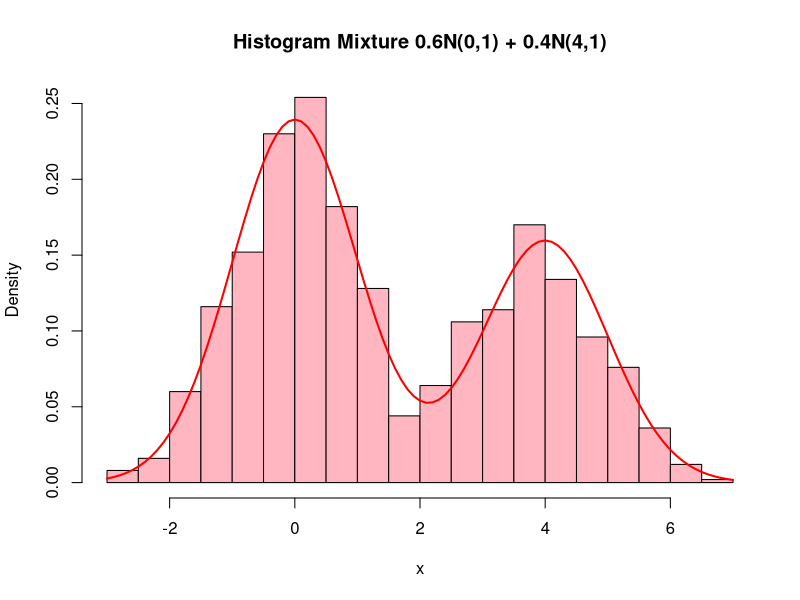
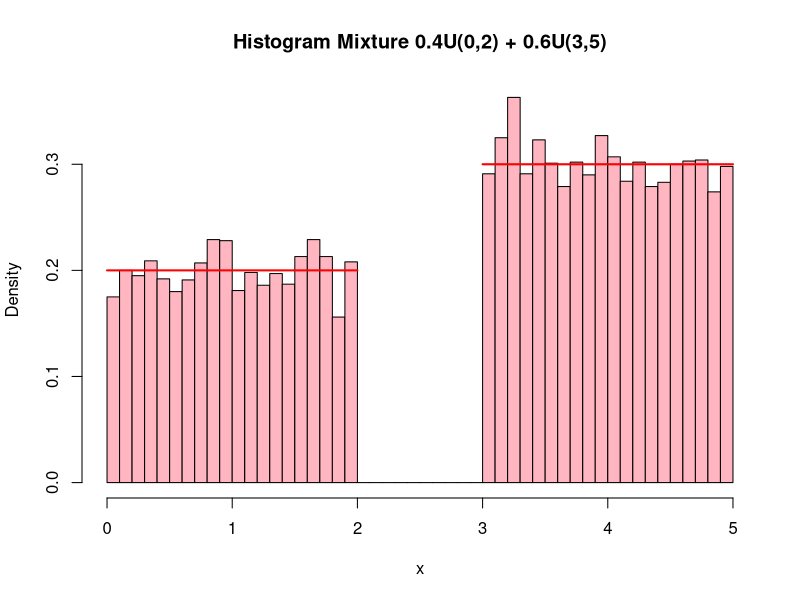
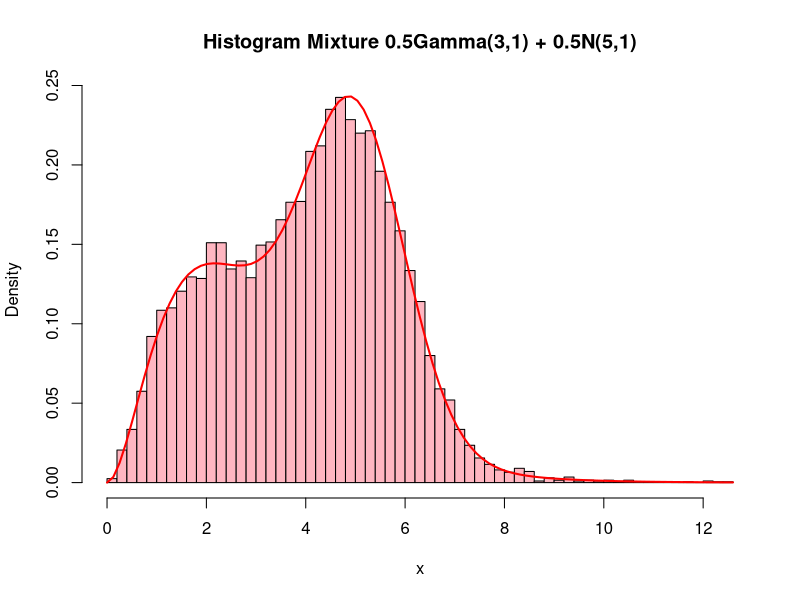

Here is the R script that generated these plots, in order:
set.seed(123)
n <- 1000
u <- runif(n)
xs <- ifelse(u < 0.6, rnorm(n, 0, 1), rnorm(n, 4, 1))
head(xs)

hist(xs, breaks = 30, freq = FALSE, col = "#FFB6C1",
     main = "Histogram Mixture 0.6N(0,1) + 0.4N(4,1)", xlab = "x")
curve(0.6 * dnorm(x, 0, 1) + 0.4 * dnorm(x, 4, 1),
      add = TRUE, col = "red", lwd = 2)

p_sim <- mean(xs > 2)
p_sim

p_teori <- 0.6 * pnorm(2, 0, 1, lower.tail = FALSE) +
  0.4 * pnorm(2, 4, 1, lower.tail = FALSE)
p_teori
abs(p_sim - p_teori)

#soal 2
set.seed(123)
n <- 5000
u1 <- runif(n)
u2 <- runif(n)
laju <- ifelse(u1 < 0.7, 1, 5)
xs2 <- -log(u2) / laju
head(xs2)
rata_sim <- mean(xs2)
p_sim <- mean(xs2 > 1)
rata_sim
p_sim

rata_teori <- 0.7 * 1 + 0.3 * (1 / 5)
p_teori <- 0.7 * exp(-1) + 0.3 * exp(-5)
c(rata_teori, p_teori)
c(abs(rata_sim - rata_teori), abs(p_sim - p_teori))

#soal 3

set.seed(123)
n <- 10000
u1 <- runif(n)
u2 <- runif(n)
xs3 <- ifelse(u1 < 0.4, 2 * u2, 3 + 2 * u2)
head(xs3)
data.frame(i = 1:10, u1, u2, xs3)
hist(xs3, breaks = 40, freq = FALSE, col = "#FFB6C1",
     main = "Histogram Mixture 0.4U(0,2) + 0.6U(3,5)", xlab = "x")
segments(0, 0.2, 2, 0.2, col = "red", lwd = 2)
segments(3, 0.3, 5, 0.3, col = "red", lwd = 2)

rata_sim <- mean(xs3)
rata_teori <- 0.4 * 1 + 0.6 * 4
c(rata_sim, rata_teori)
set.seed(123)
u <- runif(20)
u1 <- u[1:10]
u2 <- u[1:10]
u1
u2
#Soal 4
set.seed(123)
n <- 10000
u <- runif(n)
xs4 <- ifelse(u < 0.5, rgamma(n, shape = 3, rate = 1), rnorm(n, 5, 1))
head(xs4)
hist(xs4, breaks = 50, freq = FALSE, col = "#FFB6C1",
     main = "Histogram Mixture 0.5Gamma(3,1) + 0.5N(5,1)", xlab = "x")
curve(0.5 * dgamma(x, shape = 3, rate = 1) + 0.5 * dnorm(x, 5, 1),
      add = TRUE, col = "red", lwd = 2)
p_sim <- mean(xs4 < 2)
p_sim
rata_sim <- mean(xs4)
rata_teori <- 0.5 * 3 + 0.5 * 5
c(rata_sim, rata_teori)
p_teori <- 0.5 * pgamma(2, shape = 3, rate = 1) + 0.5 * pnorm(2, 5, 1)
p_teori
abs(p_sim - p_teori)
